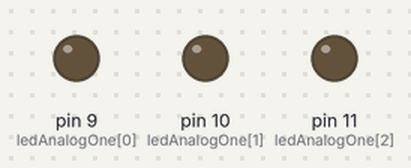
Recording of a sketch running on a simulated Arduino Uno, built with avr-gcc and run on an emulated ATmega328P. Shown: output pins drawn as LEDs (lit = HIGH).

Above: at 0.05 s.
At 0.9 s:
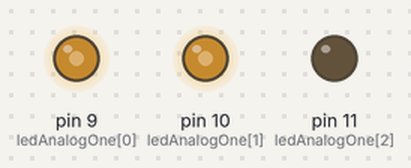
At 1.75 s:
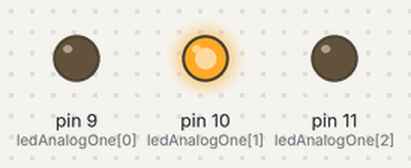
At 3.45 s:
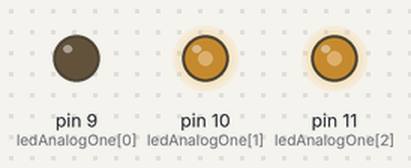
At 5.15 s:
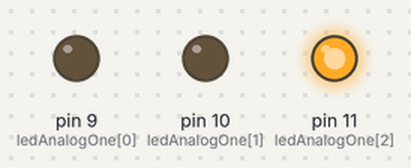
At 6.85 s:
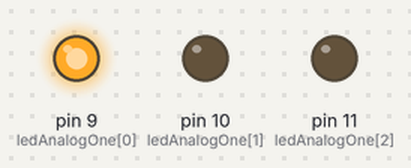
Timing chart, 0 to 9.0 s (numbered marks = the images above):
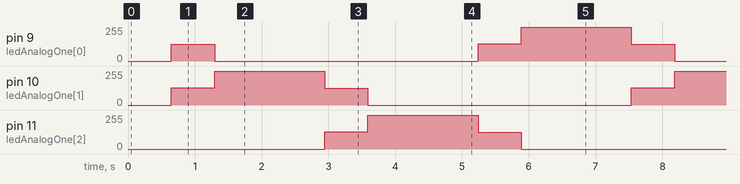

Measured:
- by itself, pin 9 (ledAnalogOne[0]): repeats every 6.9 s: 0/255 3.9 s, 128/255 0.65 s, 255/255 1.7 s, 127/255 0.65 s
- by itself, pin 10 (ledAnalogOne[1]), pin 11 (ledAnalogOne[2]): repeats every 6.9 s: 255/255 1.7 s, 127/255 0.65 s, 0/255 3.9 s, 128/255 0.65 s

The sketch:

rgb.ino
```cpp
/*
 * We've blinked an LED and controlled eight in sequence now it's time to
 * control colour. Using an RGB LED (actual 3 LEDs in a single housing)
 * we can generate any colour our heart desires.
 *
 * (we'll also use a few programming shortcuts to make the code
 * more portable/readable)
 * Incorporating examples from the Original Oomlout code, Sparkfun, & Adafruit
 * compiled & further modified and annotated by Solarbotics
 * November 8 2010
 * This code is written with a common _CATHODE_ LED in mind. That is, all the RGB
 * elements have a common ground connection. If you do this with a common ANODE LED,
 * your black will be white, and a "low-red" command will show as a bright-red instead.
 * There are a few ways you can manage the color shifting of an RGB LED. Among them are:
 * 1) Cycle purely between the On/Off states of each LED (giving sudden colour shifts)
 * 2) Blending the color by having the LEDs ramp intensity from off to maximum
 * Each technique offers advantages. #1 is great for immediate feedback. #2 shows off the
 * rich color blends otherwise not visible.
*/
//RGB LED pins
int ledAnalogOne[] = {9, 10, 11}; //the three pins of the first analog LED 3 = redPin, 5 = greenPin, 6 = bluePin
                                  //These pins must be PWM

//Defined Colors (different RGB (red, green, blue) values for colors
//(to add your own ie. fuscia experiment and then add to the list)
//Remember, 0 = OFF, and 255 is full-ON
const byte RED[] = {255, 0, 0};
const byte ORANGE[] = {83, 4, 0};
const byte YELLOW[] = {255, 255, 0};
const byte GREEN[] = {0, 255, 0};
const byte BLUE[] = {0, 0, 255};
const byte INDIGO[] = {4, 0, 19};
const byte VIOLET[] = {23, 0, 22};
const byte CYAN[] = {0, 255, 255};
const byte MAGENTA[] = {255, 0, 255};
const byte WHITE[] = {255, 255, 255};
const byte BLACK[] = {0, 0, 0};
const byte PINK[] = {158, 4, 79};

//Set the overall display time for each color:
const int DISPLAY_TIME = 1000; // In milliseconds. The time to stay at that color mix (not including fade up/down time)
const int FADE_SPEED = 5;      // In milliseconds. The time it takes to fade up/down from the desired color mix

//Time to set up the Arduino pins (as defined above as the "ledAnalogOne" array) to outputs.
void setup()
{
    for (int i = 0; i < 3; i++)
    {
        pinMode(ledAnalogOne[i], OUTPUT); //Set the three LED pins as outputs
    }
    setColor(ledAnalogOne, BLACK); //Turn off led 1
}

void loop()
{
    //--------------------------------------------------------------------
    /* Example 1 - Defined Colors
   BANG-set to a known color (you can use any of the above defined colors).
   Jumps to that color, no fading between!
*/
    //  setColor(ledAnalogOne, MAGENTA);
    //--------------------------------------------------------------------

    //--------------------------------------------------------------------
    /*Example 2 - Fading between
  Fade the LED through all three major colors (red to green;
  green to blue; blue back to red)
*/
    fadeToColor(ledAnalogOne, RED, GREEN, FADE_SPEED);  //fadeToColor takes 4 parameters
                                                        //ledAnalogOne - an array with 3 values defining the red, green and blue pins of the LED
                                                        //RED - This is the start color
                                                        //GREEN - This is the end color
                                                        //FADE_SPEED - the delay (in milliseconds between updates) (determines the fade speed)
    delay(DISPLAY_TIME);                                //Hold that color for a bit...
    fadeToColor(ledAnalogOne, GREEN, BLUE, FADE_SPEED); //Fades from Green to Blue
    delay(DISPLAY_TIME);                                //Hold that color for a bit...
    fadeToColor(ledAnalogOne, BLUE, RED, FADE_SPEED);   //Fades from Blue to Red
    delay(DISPLAY_TIME);                                //Hold that color for a bit...
    //--------------------------------------------------------------------

    //--------------------------------------------------------------------
    /* Example 3 - Any Color
   Set the LED to any color you like, using RGB intensity values. For
   brute-forcing your wanted color!
*/
    //byte tempColor[] = {12,34,12}; //the RGB (red, gren blue) value for a color to display
    //setColor(ledAnalogOne, tempColor);
    //--------------------------------------------------------------------
}

/*--------------------------------------------------------------------
The following are the support functions used to drive your RGB LED
*/

/* Sets the color of the LED to any RGB Value
   led - (int array of three values defining the LEDs pins (led[0] = redPin, led[1] = greenPin, led[2] = bluePin))
   color - (byte array of three values defing an RGB color to display (color[0] = new Red value, color[1] = new Green value, color[2] = new Red value
   Note the "*" character in the function declarations - it means we're looking at a POINTER to the data. Necessary for passing array info to the function!
*/
void setColor(int *led, byte *color)
{
    for (int i = 0; i < 3; i++)
    {                                  //iterate through each of the three pins (red green blue)
        analogWrite(led[i], color[i]); //set the analog output value of each pin to the input value (ie led[0] (red pin) to 255 (red input color)
    }
}

/* A version of setColor that takes a predefined color (necessary to allow const int pre-defined colors) */
void setColor(int *led, const byte *color)
{
    byte tempByte[] = {color[0], color[1], color[2]};
    setColor(led, tempByte);
}

/* Fades the LED from a start color to an end color at fadeSpeed
   led - (int array of three values defining the LEDs pins (led[0] = redPin, led[1] = greenPin, led[2] = bluePin))
   startCcolor - (byte array of three values defining the start RGB color (startColor[0] = start Red value, startColor[1] = start Green value, startColor[2] = start Red value
   endCcolor - (byte array of three values defining the finished RGB color (endColor[0] = end Red value, endColor[1] = end Green value, endColor[2] = end Red value
   fadeSpeed - this is the delay in milliseconds between steps, defines the speed of the fade
*/
void fadeToColor(int *led, byte *startColor, byte *endColor, int fadeSpeed)
{
    int changeRed = endColor[0] - startColor[0];                             //the difference in the two colors for the red channel
    int changeGreen = endColor[1] - startColor[1];                           //the difference in the two colors for the green channel
    int changeBlue = endColor[2] - startColor[2];                            //the difference in the two colors for the blue channel
    int steps = max(abs(changeRed), max(abs(changeGreen), abs(changeBlue))); //make the number of change steps the maximum channel change

    for (int i = 0; i < steps; i++)
    {                                                              //iterate for the channel with the maximum change
        byte newRed = startColor[0] + (i * changeRed / steps);     //the newRed intensity dependant on the start intensity and the change determined above
        byte newGreen = startColor[1] + (i * changeGreen / steps); //the newGreen intensity
        byte newBlue = startColor[2] + (i * changeBlue / steps);   //the newBlue intensity
        byte newColor[] = {newRed, newGreen, newBlue};             //Define an RGB color array for the new color
        setColor(led, newColor);                                   //Set the LED to the calculated value
        delay(fadeSpeed);                                          //Delay fadeSpeed milliseconds before going on to the next color
    }
    setColor(led, endColor); //The LED should be at the endColor but set to endColor to avoid rounding errors
}

/* A version of fadeToColor that takes predefined colors (necessary to allow const int pre-defined colors */
void fadeToColor(int *led, const byte *startColor, const byte *endColor, int fadeSpeed)
{
    byte tempByte1[] = {startColor[0], startColor[1], startColor[2]};
    byte tempByte2[] = {endColor[0], endColor[1], endColor[2]};
    fadeToColor(led, tempByte1, tempByte2, fadeSpeed);
}
```
